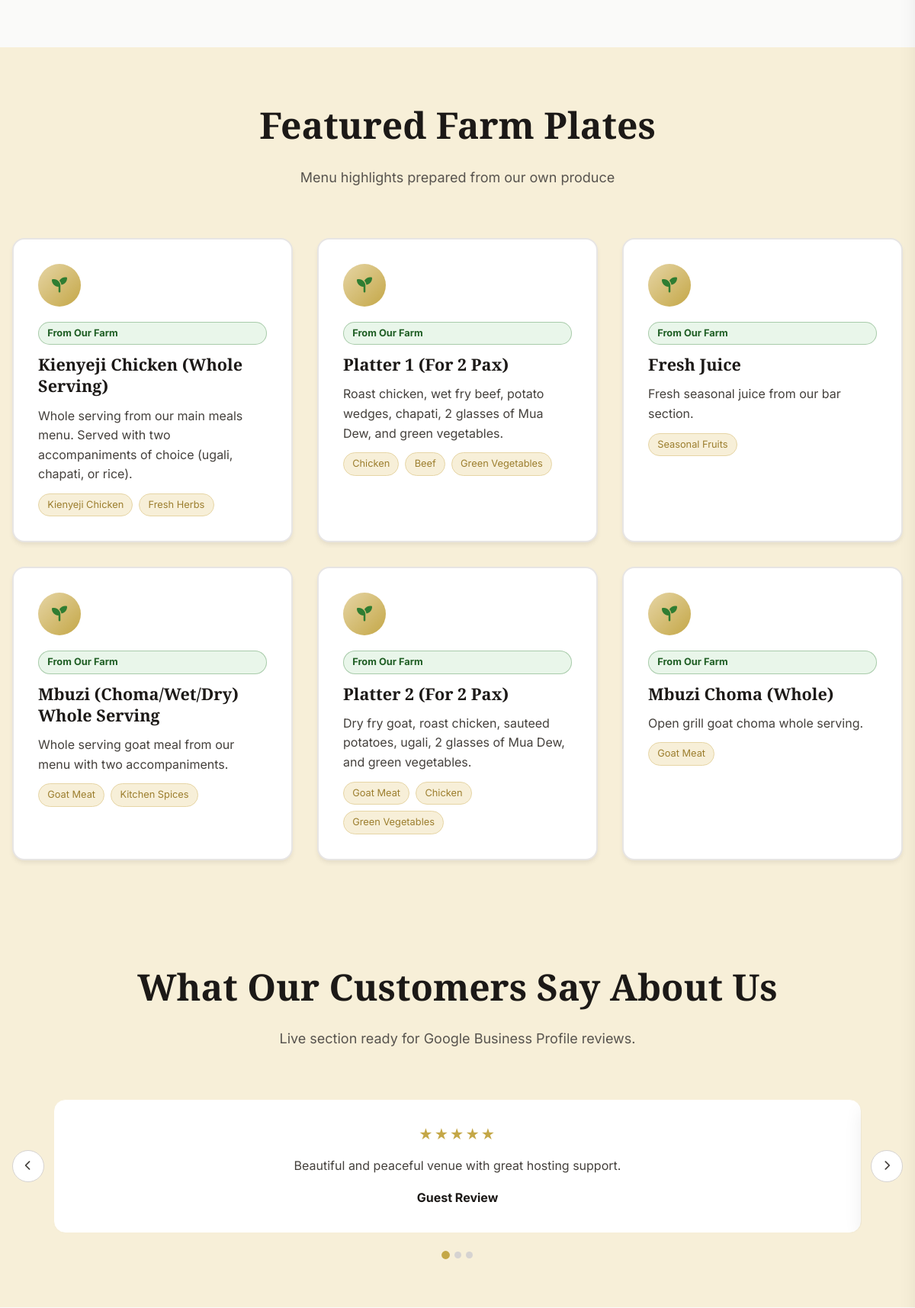
/dining/farm-to-fork/ (middle part), run on an earlier commit of the app's database.
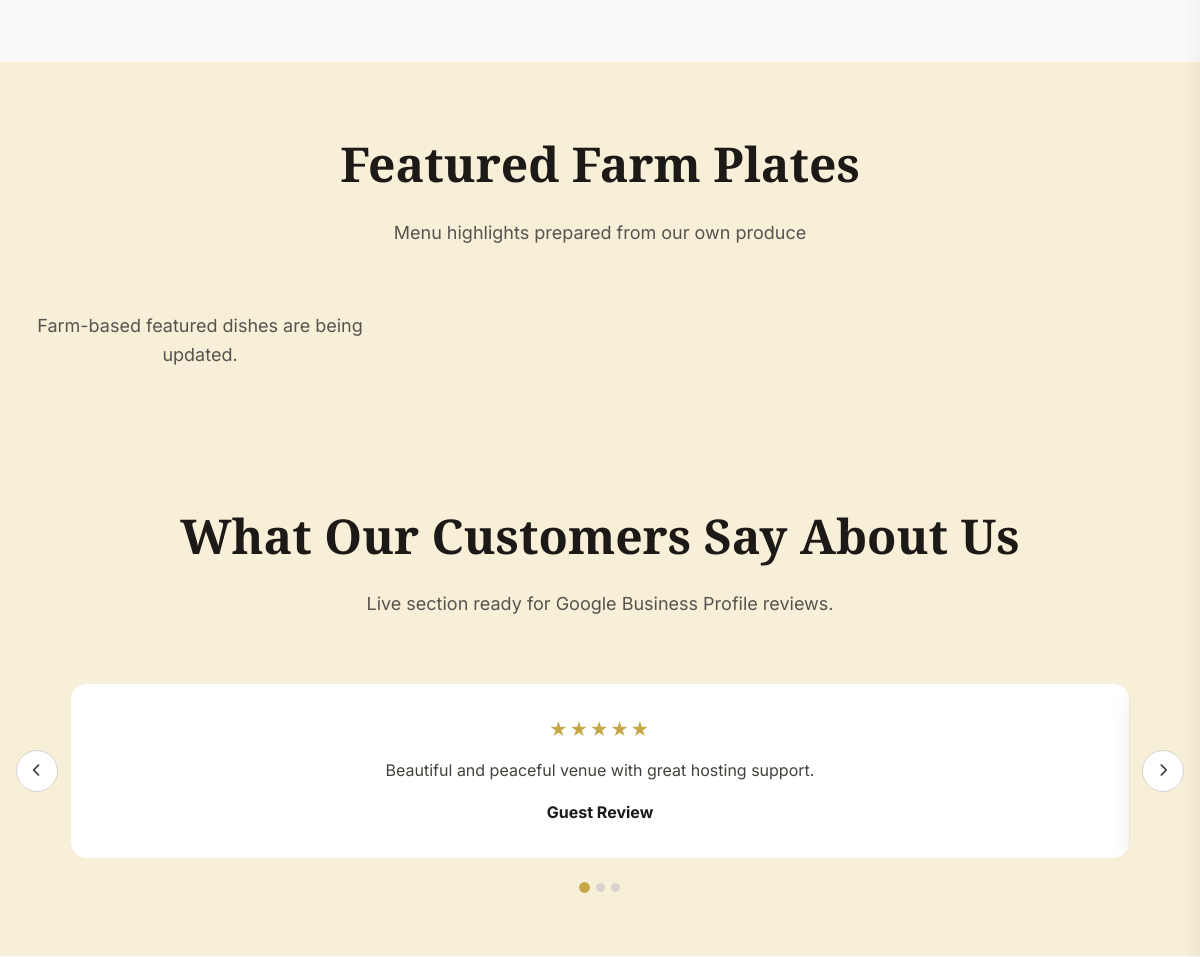
And on a later commit of the database.
### apps/dining/models.py (models this page shows, shortened)
class FoodItem(SEOFields, TimeStampedModel):
    category = models.ForeignKey(
        FoodCategory,
        on_delete=models.CASCADE,
        related_name='food_items'
    )
    name = models.CharField(max_length=200)
    slug = models.SlugField(unique=True)
    description = models.TextField(help_text="Brief description of the dish")
    search_tags = models.CharField(
        max_length=255,
        blank=True,
        help_text="Comma-separated tags for menu search (e.g. vegan, spicy, breakfast)",
    )
    is_from_farm = models.BooleanField(default=False)
    farm_ingredients = models.TextField(
        blank=True,
        help_text="List farm-sourced ingredients, one per line"
    )
    price = models.DecimalField(
        max_digits=10,
        decimal_places=2,
        null=True,
        blank=True,
        help_text="Optional - price can be shown subtly or not at all"
    )
    featured_image = models.ImageField(
        upload_to='dining/food/',
        blank=True,
        help_text="High-quality food photo"
    )
    is_featured = models.BooleanField(default=False)
    is_special = models.BooleanField(default=False, help_text="Chef's special")
    is_active = models.BooleanField(default=True)
    display_order = models.IntegerField(default=0)
    class Meta:
        verbose_name = "Food Item"
        verbose_name_plural = "Food Items"
        ordering = ['category', 'display_order']
        indexes = [
            models.Index(fields=["is_active", "display_order"], name="dining_food_active_idx"),
            models.Index(fields=["name"], name="dining_food_name_idx"),
            models.Index(fields=["search_tags"], name="dining_food_tags_idx"),
        ]
    def get_farm_ingredients_list(self):
        if self.farm_ingredients:
            return [ing.strip() for ing in self.farm_ingredients.split('\n') if ing.strip()]
        return []

### apps/dining/views.py (the view)
# urls.py: path('farm-to-fork/', views.farm_to_fork_view, name='farm_to_fork'),
def farm_to_fork_view(request):
    page_settings = DiningPage.objects.filter(is_active=True).first()
    if not page_settings:
        page_settings = DiningPage.objects.create()
    farm_sources = FarmSource.objects.filter(
        is_active=True
    ).order_by('display_order')
    farm_food = FoodItem.objects.filter(
        is_active=True,
        is_from_farm=True
    ).order_by('display_order')[:6]
    context = {
        'page_settings': page_settings,
        'farm_sources': farm_sources,
        'farm_food': farm_food,
    }
    return render(request, 'dining/farm_to_fork.html', context)

### apps/conferences/context_processors.py (called while the page is built)
def _ordered_conference_categories_queryset():
    return (
        ConferenceCategory.objects.filter(
            is_active=True,
            category_type__in=["board", "meeting", "hall"],
        )
        .annotate(
            sort_priority=Case(
                When(category_type="board", then=Value(1)),
                When(category_type="meeting", then=Value(2)),
                When(category_type="hall", then=Value(3)),
                default=Value(99),
                output_field=IntegerField(),
            )
        )
        .order_by("sort_priority", "display_order", "name")
    )

def conference_categories(request):
    return {
        "conference_categories": _ordered_conference_categories_queryset()
    }

### apps/gardens/context_processors.py (called while the page is built)
def gardens_categories(request):
    return {
        'gardens_categories': EventType.objects.filter(
            is_active=True
        ).order_by('category', 'display_order')
    }

### apps/dining/templates/dining/farm_to_fork.html (shortened to what this page needs)
{% extends "dining/base.html" %}
{% load static %}
{% block dining_content %}
<section class="section-padding" id="source-list">
</section>
<section class="section-padding bg-gold-light">
    <div class="container">
        <div class="section-header">
            <h2 class="section-title">Featured Farm Plates</h2>
            <p class="section-subtitle">Menu highlights prepared from our own produce</p>
        </div>
        <div class="food-grid">
            {% for food in farm_food %}
            <article class="food-card">
                <div class="food-content">
                    <div class="food-visual" aria-hidden="true">
                        <i class="fas fa-seedling nature-icon"></i>
                    </div>
                    <span class="menu-item-ingredient nature-pill">From Our Farm</span>
                    <h3 class="food-title">{{ food.name }}</h3>
                    <p class="food-description">{{ food.description|truncatewords:20 }}</p>
                    {% if food.farm_ingredients %}
                    <div class="food-ingredients-list">
                        {% for ing in food.get_farm_ingredients_list|slice:":4" %}
                        <span class="food-ingredient">{{ ing }}</span>
                        {% endfor %}
                    </div>
                    {% endif %}
                </div>
            </article>
            {% empty %}
            <div class="text-center">
                <p class="section-subtitle">Farm-based featured dishes are being updated.</p>
            </div>
            {% endfor %}
        </div>
    </div>
</section>
{% endblock %}

What changed in the data, as far as the page shows it:
no longer on this page (row edited): FoodItem: name "Kienyeji Chicken (Whole Serving)", description "Whole serving from our main meals menu. Served with two accompaniments of choice (ugali, chapati, or rice).", get_farm_ingredients_list "Kienyeji Chicken" "Fresh Herbs"
no longer on this page (row edited): FoodItem: name "Platter 1 (For 2 Pax)", description "Roast chicken, wet fry beef, potato wedges, chapati, 2 glasses of Mua Dew, and green vegetables.", get_farm_ingredients_list "Chicken" "Beef" "Green Vegetables"
no longer on this page (row edited): FoodItem: name "Fresh Juice", description "Fresh seasonal juice from our bar section.", get_farm_ingredients_list "Seasonal Fruits"
no longer on this page (row edited): FoodItem: name "Mbuzi (Choma/Wet/Dry) Whole Serving", description "Whole serving goat meal from our menu with two accompaniments.", get_farm_ingredients_list "Goat Meat" "Kitchen Spices"
no longer on this page (row edited): FoodItem: name "Platter 2 (For 2 Pax)", description "Dry fry goat, roast chicken, sauteed potatoes, ugali, 2 glasses of Mua Dew, and green vegetables.", get_farm_ingredients_list "Goat Meat" "Chicken" "Green Vegetables"
no longer on this page (row edited): FoodItem: name "Mbuzi Choma (Whole)", description "Open grill goat choma whole serving.", get_farm_ingredients_list "Goat Meat"
Also different on the page:
text now shown: "Farm-based featured dishes are being updated."
